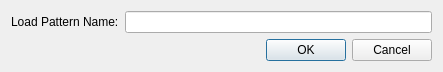
<?xml version="1.0" encoding="UTF-8"?>
<ui version="4.0">
 <class>LoadPatternDialog</class>
 <widget class="QDialog" name="LoadPatternDialog">
  <property name="geometry">
   <rect>
    <x>0</x>
    <y>0</y>
    <width>443</width>
    <height>62</height>
   </rect>
  </property>
  <property name="windowTitle">
   <string>Dialog</string>
  </property>
  <layout class="QVBoxLayout" name="verticalLayout">
   <item>
    <layout class="QHBoxLayout" name="horizontalLayout">
     <item>
      <widget class="QLabel" name="label">
       <property name="text">
        <string>Load Pattern Name:</string>
       </property>
       <property name="buddy">
        <cstring>lineEditLoadPatternName</cstring>
       </property>
      </widget>
     </item>
     <item>
      <widget class="QLineEdit" name="lineEditLoadPatternName"/>
     </item>
    </layout>
   </item>
   <item>
    <widget class="QDialogButtonBox" name="buttonBox">
     <property name="orientation">
      <enum>Qt::Horizontal</enum>
     </property>
     <property name="standardButtons">
      <set>QDialogButtonBox::Cancel|QDialogButtonBox::Ok</set>
     </property>
    </widget>
   </item>
  </layout>
 </widget>
 <resources/>
 <connections>
  <connection>
   <sender>buttonBox</sender>
   <signal>accepted()</signal>
   <receiver>LoadPatternDialog</receiver>
   <slot>accept()</slot>
   <hints>
    <hint type="sourcelabel">
     <x>248</x>
     <y>254</y>
    </hint>
    <hint type="destinationlabel">
     <x>157</x>
     <y>274</y>
    </hint>
   </hints>
  </connection>
  <connection>
   <sender>buttonBox</sender>
   <signal>rejected()</signal>
   <receiver>LoadPatternDialog</receiver>
   <slot>reject()</slot>
   <hints>
    <hint type="sourcelabel">
     <x>316</x>
     <y>260</y>
    </hint>
    <hint type="destinationlabel">
     <x>286</x>
     <y>274</y>
    </hint>
   </hints>
  </connection>
 </connections>
</ui>
